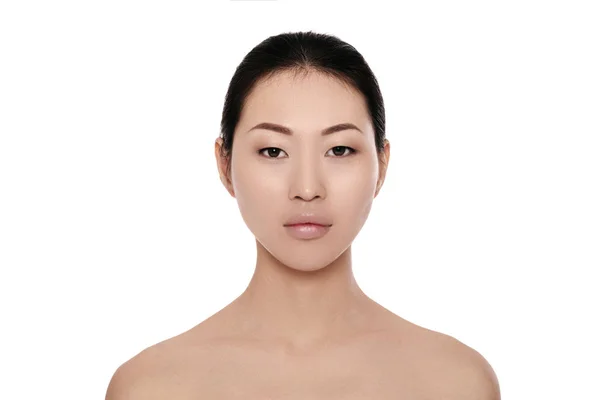
#> input picture images/divka.jpg, 600 x 400 px, found by its file name
$ python CW_lesson_4.py
#> lines starting #> are read from the running program, lines starting #| are printed output that depends on the picture; after the words box and inside, x2 and y2 are one past the last pixel; in counts of white or black regions, pixels touching at a corner belong together
import cv2
import numpy as np
img = cv2.imread('image/divka.jpg')
#> img is the input picture: shape (400, 600, 3); mean B, G, R 221.6, 226.6, 236.7
scale = 1
img = cv2.resize(img, (img.shape[1] // scale, img.shape[0] // scale))
print(img.shape)
#| (400, 600, 3)
img_copy_color = img.copy()
img_copy = img.copy() #копіюємо фото
img_copy = cv2.cvtColor(img_copy, cv2.COLOR_BGR2GRAY)
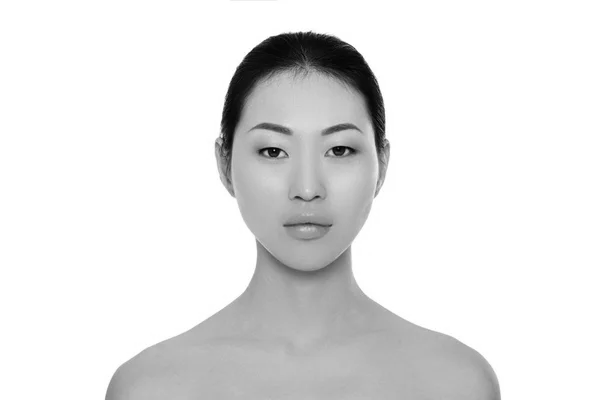
#> img_copy: shape (400, 600); min 0, max 255, mean 229.1
img_copy = cv2.GaussianBlur(img_copy, (5,5), 2)
#Посилення контрасту
img_copy = cv2.equalizeHist(img_copy)
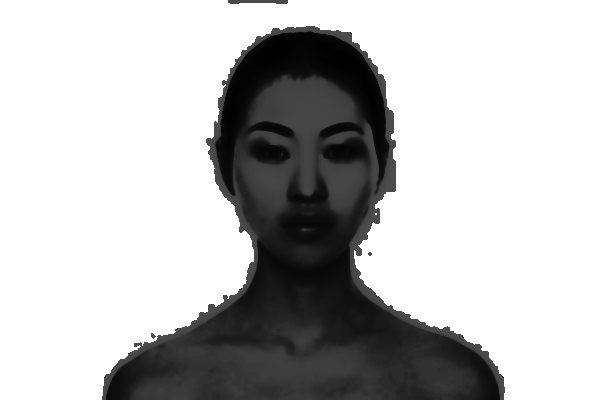
#> img_copy: shape (400, 600); min 0, max 255, mean 190.3

img_copy = cv2.Canny(img_copy, 100, 150)
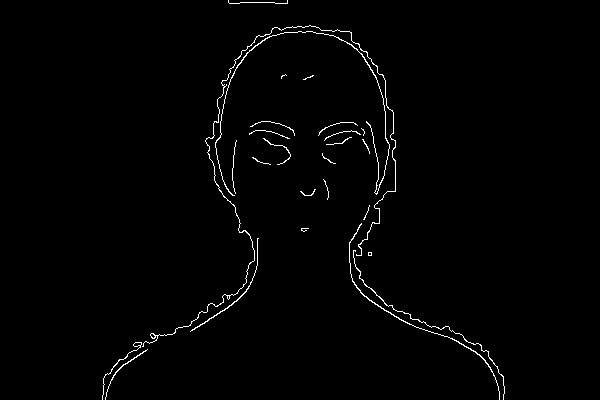
#> img_copy: shape (400, 600); 1.2% white in thin lines or dots, all inside (x1, y1, x2, y2) = (102, 0, 505, 400)
#Пошук контурів
contours, hierarchy = cv2.findContours(img_copy, cv2.RETR_EXTERNAL, cv2.CHAIN_APPROX_SIMPLE)
#> contours = 26 contours, 19 with area under 20; largest, box (x1, y1, x2, y2) and area: (142, 25, 396, 347) 102, (215, 31, 390, 196) 82, (349, 223, 500, 400) 81, (190, 238, 259, 332) 44, (353, 250, 505, 400) 43, (102, 342, 142, 400) 36, (105, 349, 148, 400) 26
#RETR - режим отримання контурів, знаходить крайній контур(якщо буде діра, проігнорує)
#АПРОКСИМАЦІЯ - процес наближеного вираження одних величин через інші
#Малювання контурів прямокутників та тексту
for cnt in contours:
    area = cv2.contourArea(cnt)
    if area > 100:
        #cv2.boundingRect створює найменший можливий прямокутник
        x, y, w, h = cv2.boundingRect(cnt)
        cv2.drawContours(img_copy_color, [cnt], -1, (0, 255, 0), 2)
        cv2.rectangle(img_copy_color, (x, y), (x + w, y + h), (0,255,0), 2)
        text_y = y - 5 if y - 5 > 10 else y + 15
        text = f'x:{x} y:{y}, S:{int(area)}'
        cv2.putText(img_copy_color, text, (x, text_y), cv2.FONT_HERSHEY_SIMPLEX, 0.5, (0, 0, 255), 1)
#> this loop made 26 passes
#> (area, x, y, w, h, text_y, text) on pass 25: (101.5, 142, 25, 254, 322, 20, 'x:142 y:25, S:101')
#> area on passes 1, 2, 4, 5, 7, 24: 26.5, 36.5, 43, 44, 81, 82
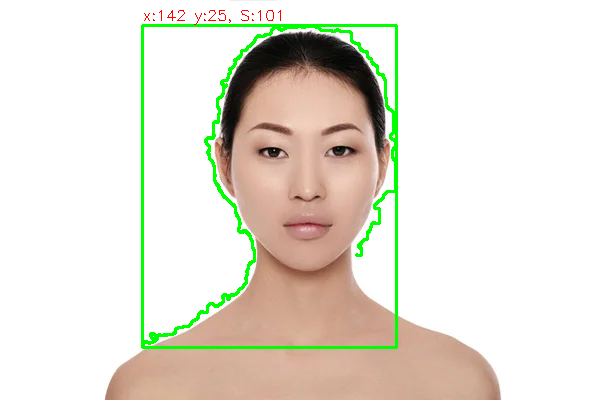
#> img_copy_color: shape (400, 600, 3); 2.71% of pixels changed, all inside (x1, y1, x2, y2) = (141, 10, 398, 349)


cv2.imshow('image', img)
cv2.imshow('img_copy', img_copy)
cv2.imshow('img_copy_color', img_copy_color)
cv2.waitKey(0)
cv2.destroyAllWindows()

$ run again, with images/figuri1.jpg copied over images/divka.jpg
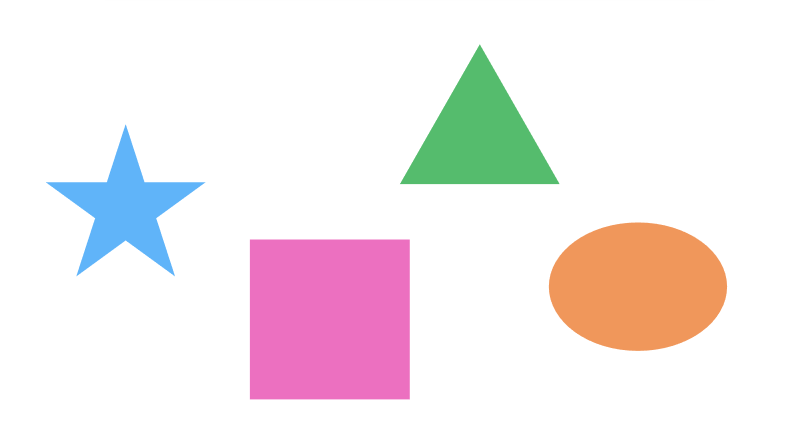
#> input picture images/figuri1.jpg, 1614 x 890 px, found by its file name (shown at 1/2 size)
#> img is the input picture: shape (890, 1614, 3); mean B, G, R 237.6, 235.9, 244.1
#| (890, 1614, 3)
#> `img_copy = cv2.Canny(img_copy, 100, 150)`:
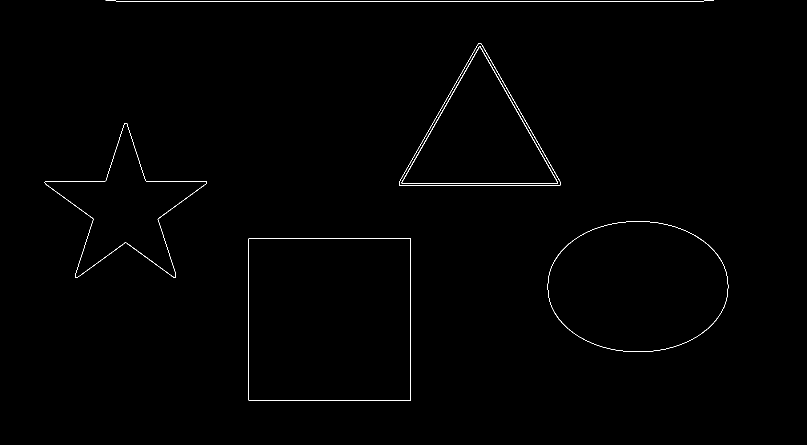
#> img_copy: shape (890, 1614) (shown at 1/2 size); 0.49% white in thin lines or dots, all inside (x1, y1, x2, y2) = (89, 0, 1457, 801)
#> contours = 5 contours, 1 with area under 20; largest, box (x1, y1, x2, y2) and area: (497, 476, 822, 801) 104967, (1095, 442, 1457, 704) 74569, (798, 87, 1121, 371) 47439, (89, 246, 413, 555) 35231
#> the loop `for cnt in contours:` made 5 passes
#> (area, x, y, w, h, text_y, text) on passes 1 to 4: (104967, 497, 476, 325, 325, 471, 'x:497 y:476, S:104967'), (74569, 1095, 442, 362, 262, 437, 'x:1095 y:442, S:74569'), (35231, 89, 246, 324, 309, 241, 'x:89 y:246, S:35231'), (47439, 798, 87, 323, 284, 82, 'x:798 y:87, S:47439')
#> after the loop `for cnt in contours:`:
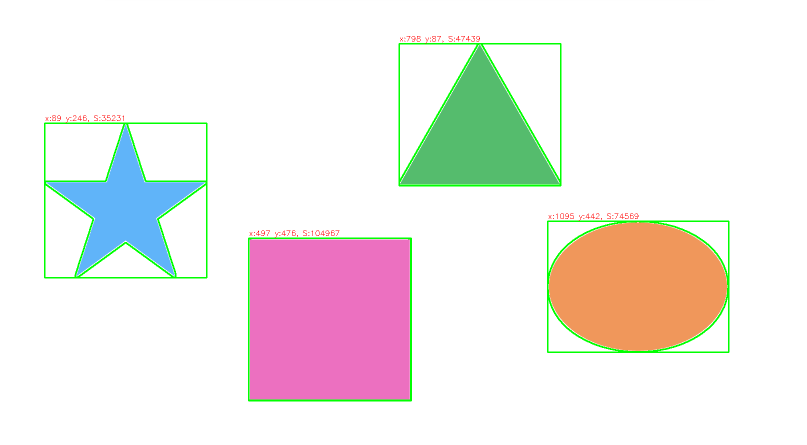
#> img_copy_color: shape (890, 1614, 3) (shown at 1/2 size); 1.87% of pixels changed, all inside (x1, y1, x2, y2) = (88, 72, 1459, 803)

$ run again, with images/hlopci4.jpg copied over images/divka.jpg
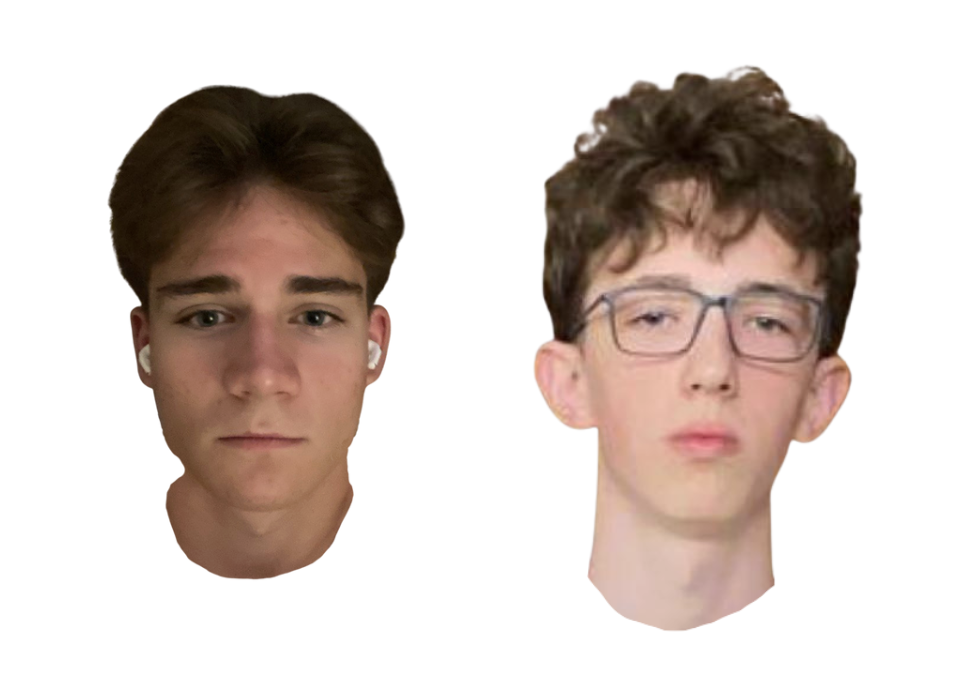
#> input picture images/hlopci4.jpg, 962 x 692 px, found by its file name
#> img is the input picture: shape (692, 962, 3); mean B, G, R 193.5, 199.4, 211
#| (692, 962, 3)
#> `img_copy = cv2.Canny(img_copy, 100, 150)`:
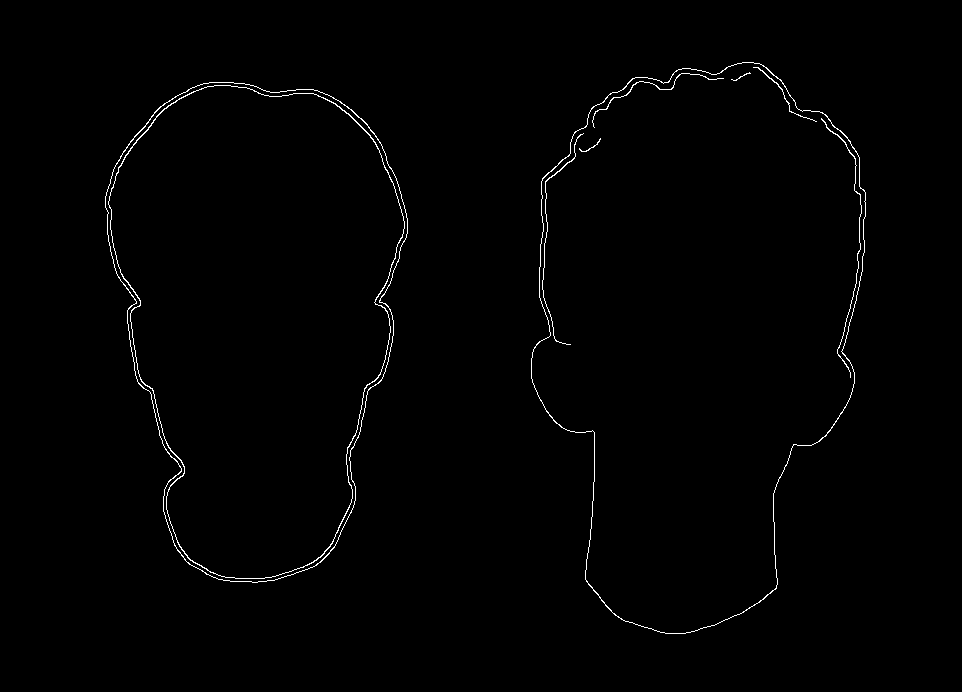
#> img_copy: shape (692, 962); 0.82% white in thin lines or dots, all inside (x1, y1, x2, y2) = (105, 62, 866, 634)
#> contours = 2 contours; box (x1, y1, x2, y2) and area: (531, 62, 866, 634) 140164, (105, 82, 408, 583) 112082
#> the loop `for cnt in contours:` made 2 passes
#> (area, x, y, w, h, text_y, text) on passes 1 to 2: (112081.5, 105, 82, 303, 501, 77, 'x:105 y:82, S:112081'), (140164, 531, 62, 335, 572, 57, 'x:531 y:62, S:140164')
#> after the loop `for cnt in contours:`:
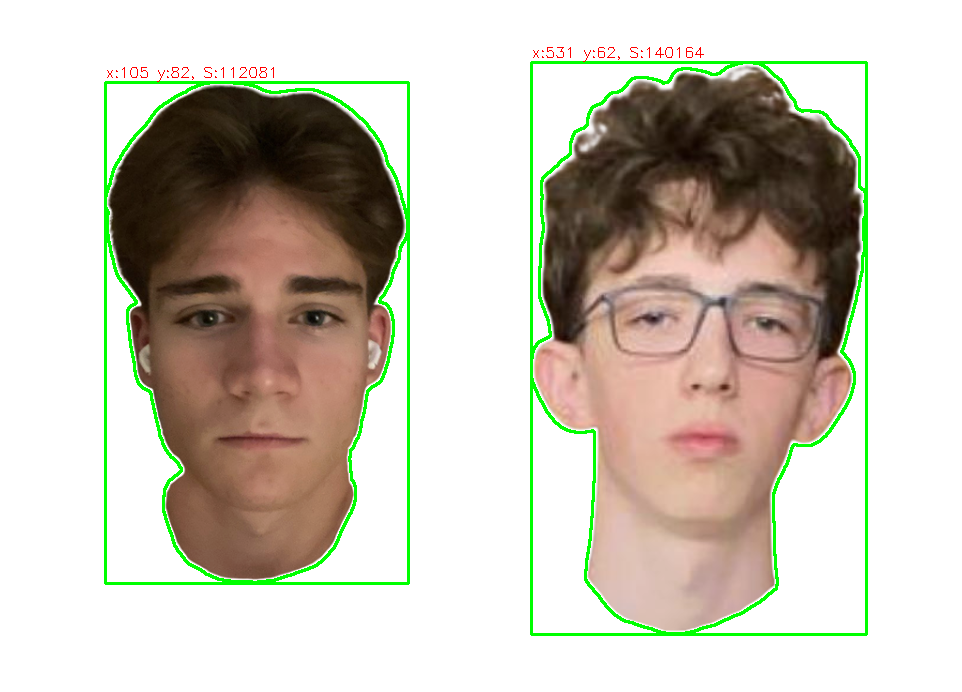
#> img_copy_color: shape (692, 962, 3); 3.05% of pixels changed, all inside (x1, y1, x2, y2) = (104, 47, 868, 636)
